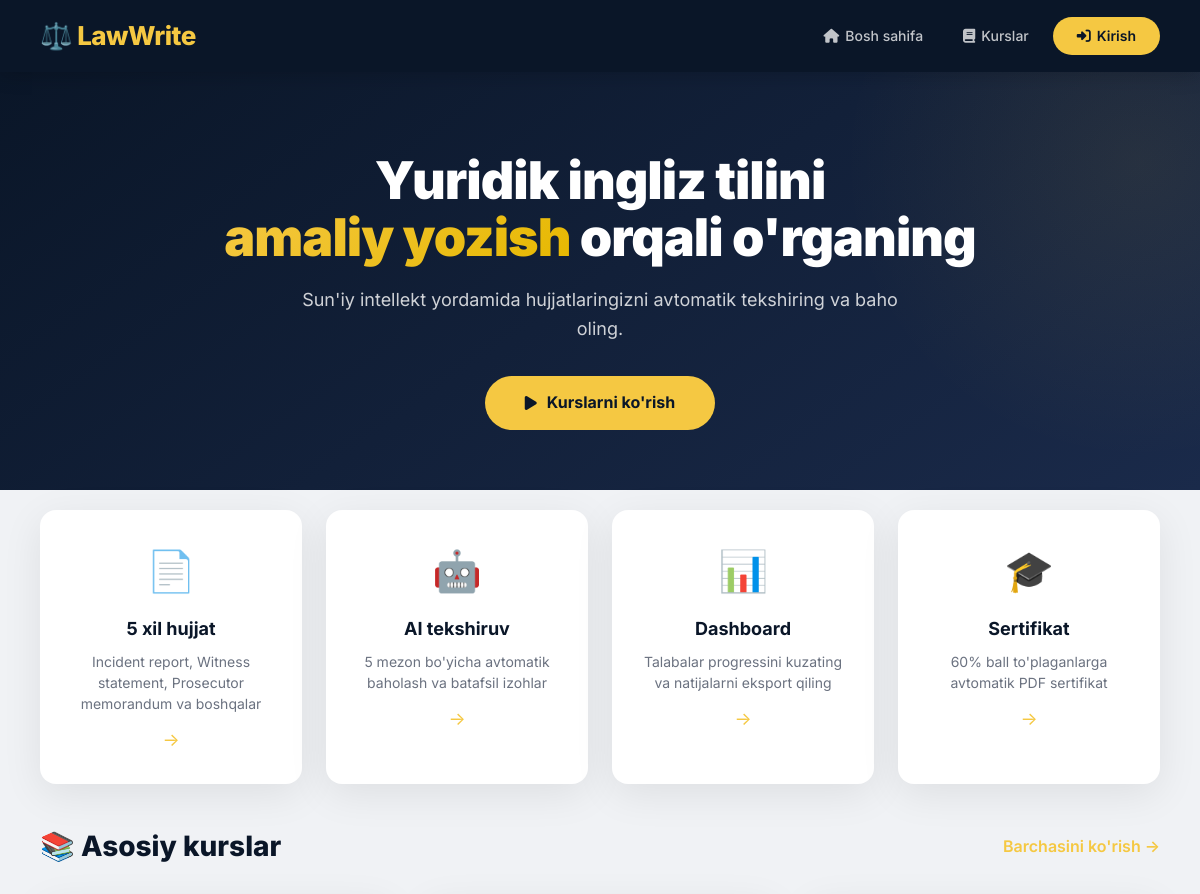
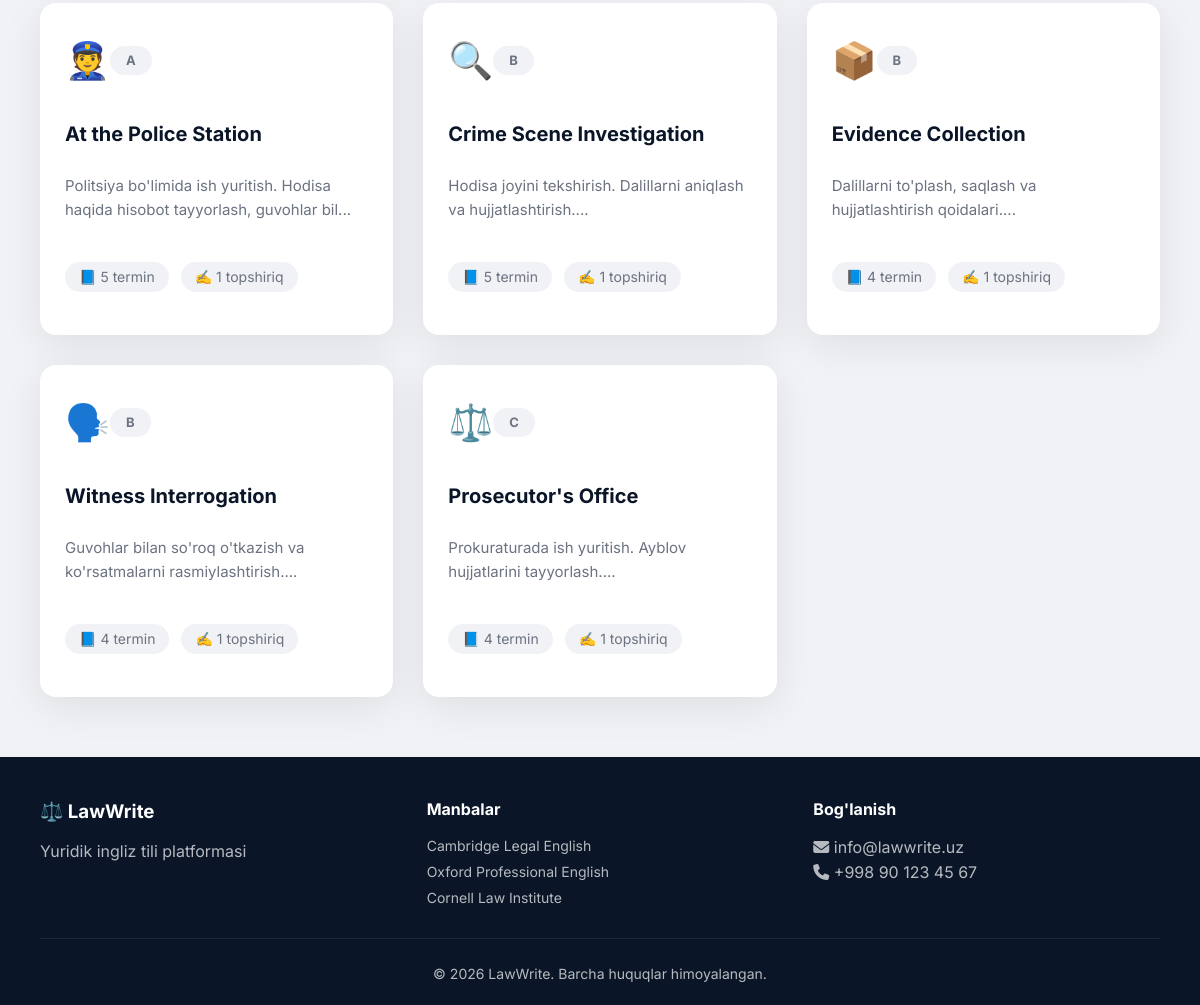
The page / on the database its author committed (2 pictures, top to bottom).
### app.py (models this page shows)
class Course(db.Model):
    id = db.Column(db.Integer, primary_key=True)
    title = db.Column(db.String(200), nullable=False)
    description = db.Column(db.Text, nullable=False)
    level = db.Column(db.String(10), nullable=False)
    level_name = db.Column(db.String(20), nullable=False)
    icon = db.Column(db.String(50), default='📚')
    order = db.Column(db.Integer, default=0)
    created_at = db.Column(db.DateTime, server_default=db.func.now())
    terms = db.relationship('Term', backref='course', lazy=True, cascade="all, delete-orphan")
    tasks = db.relationship('Task', backref='course', lazy=True, cascade="all, delete-orphan")

### app.py (the view)
@app.route('/')
def index():
    return render_template('index.html', user=current_user, courses=Course.query.order_by(Course.order).limit(6).all())

### templates/index.html (shortened to what this page needs)
{% extends "base.html" %}
{% block content %}
<section class="hero">
    <h1>Yuridik ingliz tilini <br><span>amaliy yozish</span> orqali o'rganing</h1>
    <p>Sun'iy intellekt yordamida hujjatlaringizni avtomatik tekshiring va baho oling.</p>
    <a href="{{ url_for('courses') }}" class="btn-primary"><i class="fas fa-play"></i> Kurslarni ko'rish</a>
</section>
<section class="features-modern">
    <div class="feature-card-modern" onclick="location.href='{{ url_for('courses') }}'">
        <div class="feature-icon">📄</div>
        <h3>5 xil hujjat</h3>
        <p>Incident report, Witness statement, Prosecutor memorandum va boshqalar</p>
        <span class="feature-arrow">→</span>
    </div>
    <div class="feature-card-modern" onclick="location.href='{{ url_for('ai_check') }}'">
        <div class="feature-icon">🤖</div>
        <h3>AI tekshiruv</h3>
        <p>5 mezon bo'yicha avtomatik baholash va batafsil izohlar</p>
        <span class="feature-arrow">→</span>
    </div>
    <div class="feature-card-modern" onclick="location.href='{{ url_for('dashboard') }}'">
        <div class="feature-icon">📊</div>
        <h3>Dashboard</h3>
        <p>Talabalar progressini kuzating va natijalarni eksport qiling</p>
        <span class="feature-arrow">→</span>
    </div>
    <div class="feature-card-modern" onclick="location.href='{{ url_for('dashboard') }}'">
        <div class="feature-icon">🎓</div>
        <h3>Sertifikat</h3>
        <p>60% ball to'plaganlarga avtomatik PDF sertifikat</p>
        <span class="feature-arrow">→</span>
    </div>
</section>
<section class="courses-preview-modern">
    <div class="section-header">
        <h2>📚 Asosiy kurslar</h2>
        <a href="{{ url_for('courses') }}" class="view-all">Barchasini ko'rish →</a>
    </div>
    <div class="course-list-modern">
        {% for course in courses %}
        <div class="course-card-modern" onclick="location.href='{{ url_for('course_detail', course_id=course.id) }}'">
            <div class="course-card-header">
                <span class="course-emoji">{{ course.icon }}</span>
                <span class="course-level">{{ course.level }}</span>
            </div>
            <h3>{{ course.title }}</h3>
            <p>{{ course.description[:80] }}...</p>
            <div class="course-footer">
                <span class="course-meta">📘 {{ course.terms|length }} termin</span>
                <span class="course-meta">✍️ {{ course.tasks|length }} topshiriq</span>
            </div>
        </div>
        {% endfor %}
    </div>
</section>
{% endblock %}

### templates/base.html (shortened to what this page needs)
<!DOCTYPE html>
<html lang="uz">
<head>
    <link rel="stylesheet" href="{{ url_for('static', filename='css/style.css') }}">
    <link rel="stylesheet" href="https://cdnjs.cloudflare.com/ajax/libs/font-awesome/6.4.0/css/all.min.css">
</head>
<body>
    <header>
        <div class="logo">⚖️ LawWrite</div>
        <nav>
            <ul>
                <li><a href="{{ url_for('index') }}"><i class="fas fa-home"></i> Bosh sahifa</a></li>
                <li><a href="{{ url_for('courses') }}"><i class="fas fa-book"></i> Kurslar</a></li>
                {% if current_user.is_authenticated %}
                    <li><a href="{{ url_for('profile') }}"><i class="fas fa-user"></i> Profil</a></li>
                    <li><a href="{{ url_for('dashboard') }}"><i class="fas fa-chart-line"></i> Dashboard</a></li>
                    {% if current_user.is_admin %}
                        <li><a href="{{ url_for('admin_index') }}" class="admin-link"><i class="fas fa-user-shield"></i> Admin</a></li>
                    {% endif %}
                    <li><a href="{{ url_for('logout') }}" class="btn"><i class="fas fa-sign-out-alt"></i> Chiqish</a></li>
                {% else %}
                    <li><a href="{{ url_for('login') }}" class="btn"><i class="fas fa-sign-in-alt"></i> Kirish</a></li>
                {% endif %}
            </ul>
        </nav>
    </header>
    <main>
        {% block content %}{% endblock %}
    </main>
    <footer>
        <div class="footer-content">
            <div class="footer-section"><h3>⚖️ LawWrite</h3><p>Yuridik ingliz tili platformasi</p></div>
            <div class="footer-section"><h4>Manbalar</h4><ul><li>Cambridge Legal English</li><li>Oxford Professional English</li><li>Cornell Law Institute</li></ul></div>
            <div class="footer-section"><h4>Bog'lanish</h4><p><i class="fas fa-envelope"></i> info@lawwrite.uz</p><p><i class="fas fa-phone"></i> +998 90 123 45 67</p></div>
        </div>
        <p class="copyright">© 2026 LawWrite. Barcha huquqlar himoyalangan.</p>
    </footer>
</body>
</html>

### rows shown on the page
Course: icon "👮", level "A", title "At the Police Station", description "Politsiya bo'limida ish yuritish. Hodisa haqida hisobot tayyorlash, guvohlar bil", terms|length "5", tasks|length "1"
Course: icon "🔍", level "B", title "Crime Scene Investigation", description "Hodisa joyini tekshirish. Dalillarni aniqlash va hujjatlashtirish.", terms|length "5", tasks|length "1"
Course: icon "📦", level "B", title "Evidence Collection", description "Dalillarni to'plash, saqlash va hujjatlashtirish qoidalari.", terms|length "4", tasks|length "1"
Course: icon "🗣️", level "B", title "Witness Interrogation", description "Guvohlar bilan so'roq o'tkazish va ko'rsatmalarni rasmiylashtirish.", terms|length "4", tasks|length "1"
Course: icon "⚖️", level "C", title "Prosecutor's Office", description "Prokuraturada ish yuritish. Ayblov hujjatlarini tayyorlash.", terms|length "4", tasks|length "1"
